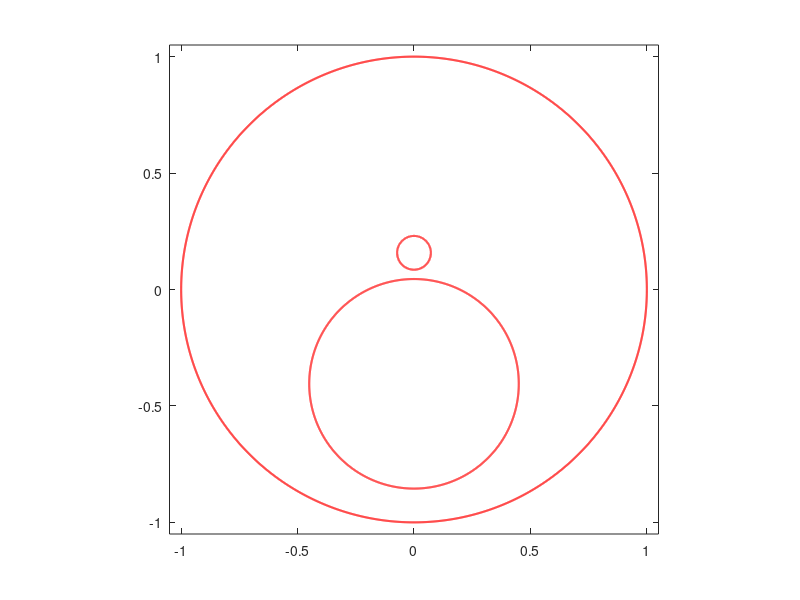

Source code (MATLAB): (Note: this script raises an error after producing the figure.)
clear
clc
addpath ../bie; addpath ../fmm; addpath ../maps;
%%
n         =   2^12
t         =   (0:2*pi/n:2*pi-2*pi/n).';
%% 
rad       =   [0.0725  ;  0.45   ];
cen       =   [0.1575i ; -0.405i ];
theth     =   [0       ;   0     ;   0    ];
thetv     =   [pi/2    ;   pi/2  ;   pi/2 ];
%%
m = length(rad);
% 
et(1:n,1)   =   exp(i.*t);et(1)=1;et(n/4+1)=i;et(n/2+1)=-1;
etp(1:n,1)  =   i.*exp(i.*t);
%%
for k=1:m
    Jk = 1+k*n:(k+1)*n;
    et(Jk,1)    =  cen(k)+rad(k)*exp(-i*t);
    etp(Jk,1)   =      -i*rad(k)*exp(-i*t);
end
%%
%%
figure;
hold on; box on
for k=1:m+1
    crv = et(1+(k-1)*n:k*n);crv(n+1)=crv(1);
    plot(real(crv),imag(crv),'-r','LineWidth',1.5);
end 
axis equal
axis([-1.05  1.05  -1.05   1.05])
% print -dpdf  fig1_im_one
%%
alpha =  0.4005i;
mapv  =  strslitmap(et,etp,alpha,n,thetv);
maph  =  strslitmap(et,etp,alpha,n,theth);
%
zetvo =  mapv.zet; 
zetho =  maph.zet; 
%%
figure;
hold on; box on
% 
for k=1:m+1
    crv = zetho(1+(k-1)*n:k*n);crv(n+1)=crv(1);
    plot(real(crv),imag(crv),'-b','LineWidth',1.5);
    crv = zetvo(1+(k-1)*n:k*n);crv(n+1)=crv(1);
    plot(real(crv),imag(crv),'-r','LineWidth',1.5);
end 
axis equal
axis([-3  3  -3   3])
%%
% 
%     
U    =  6;
zetv =  zetvo;
zeth = (1-U).*zetho;
zmap =  (zetv-zeth)/U;
%%
zet1  =  zmap(1:n);
zet1p =  derfft(real(zet1))+i*derfft(imag(zet1));
zet2  =  zmap(n+1:2*n);
zet2p =  derfft(real(zet2))+i*derfft(imag(zet2));
zet3  =  zmap(2*n+1:3*n);
zet3p =  derfft(real(zet3))+i*derfft(imag(zet3));
%
etb   =  [zet1  ; zet2  ; zet3  ];
etbp  =  [zet1p ; zet2p ; zet3p ];
% 
mapb  =  strslitmap(etb,etbp,inf,n,theth);
zet   =  mapb.zet;
fetb  =  mapb.fet;
%%


%% 
[xh  , yh]  =  meshgrid([-4.0:0.005:4.0],[-2.0:0.005:6.0]);
zho         =  xh+i.*yh;
[mh,nh]     =  size(zho);
%
for j=1:3
    Jk = 1+(j-1)*n:j*n;
    [in,on] = inpolygon(real(zho),imag(zho),real(etb(Jk)),imag(etb(Jk)));
    zho(in) = NaN+i*NaN;
    zho(on) = NaN+i*NaN;
end
zhovo  =  zho(:);
zhov   =  zhovo(abs(zhovo)>=0).';
%
whov   =  zhov+fcau(etb,etbp,fetb,zhov,n,0);
whovo  =  (NaN+i*NaN).*ones(size(zhovo));
whovo(abs(zhovo)>=0) = whov.';
wzo    =  (NaN+i*NaN).*ones(size(zho));
wzo(:) =   whovo;
%%
figure(3);clf
set(groot,'defaultAxesTickLabelInterpreter','latex');  
set(groot,'defaulttextinterpreter','latex');
set(groot,'defaultLegendInterpreter','latex');
hold on; box on
%
cntv   =  [-1.5,-1.15,-0.8,-0.4,0.0,0.4,0.8,0.969,1.15,1.5,...
            1.695,1.9,2.3,2.7,3.1,3.325,3.5,3.9,4.3,4.7,...
            5.1,5.5];
[cnt1,cnt2] = contour(real(zho),imag(zho),imag(wzo),cntv,'b','LineWidth',1.0);
% 
for k=1:m+1
    crv = etb(1+(k-1)*n:k*n);crv(n+1)=crv(1);
    plot(real(crv),imag(crv),'-k','LineWidth',2);
end 
% plot(real(zho),imag(zho),'.r','LineWidth',1.5);
axis([-4  4  -2.0   6.0])
% 
%
set(gca,'FontSize',14)
axis square
set(gca,'LooseInset',get(gca,'TightInset'))
grid on; 
ax=gca; 
set(ax,'xminorgrid','on','yminorgrid','on')
ax.GridAlpha=0.25; ax.MinorGridAlpha=0.25;
print -depsc FigCrowdy5
%%
